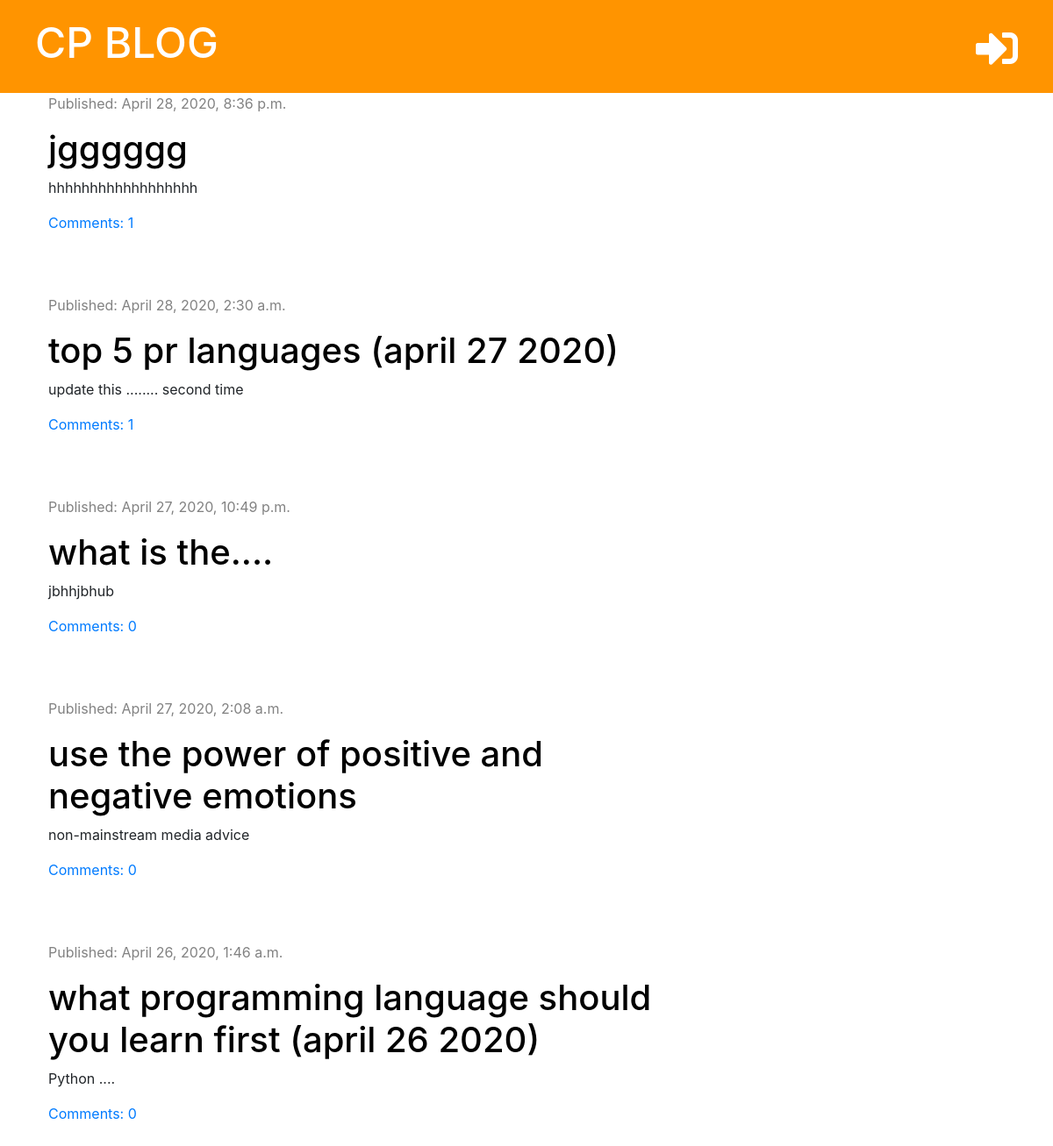
The page / on the database its author committed.
### blog/models.py (models this page shows, shortened)
class Post(models.Model):
    author = models.ForeignKey('auth.User', on_delete=models.CASCADE)
    title = models.CharField(max_length=200)
    text = models.TextField()
    created_date = models.DateTimeField(default=timezone.now)
    published_date = models.DateTimeField(blank=True, null=True)
    def approved_comments(self):
        return self.comments.filter(approved=True)

### blog/views.py (the view)
# urls.py: path('', views.post_list, name='post_list'),
def post_list(request):
    posts = Post.objects.filter(published_date__lte=timezone.now()).order_by('-published_date')
    stuff_for_frontend = {'posts': posts}
    return render(request, 'blog/post_list.html', stuff_for_frontend)

### blog/templates/blog/post_list.html (shortened to what this page needs)
{% extends 'blog/base.html' %}
{% block content %}
    {% for post in posts %}
        <div class="post">
            <div class="date">
                <p>Published: {{ post.published_date }}</p>
            </div>
            <h1><a href="{% url 'post_detail' pk=post.pk %}">{{ post.title }}</a></h1>
            <p>{{ post.text | truncatechars:50|linebreaksbr }}</p>
            <a href="{% url 'post_detail' pk=post.pk %}">Comments: {{ post.approved_comments.count }}</a>
        </div>
    {% endfor %}
{% endblock %}

### blog/static/css/blog.css (style rules this page uses)
.date { color: #828282; }
.post { margin-bottom: 70px; }
.post h1 a { color: #000000; }

### rows shown on the page
Post: published_date "April 28, 2020, 8:36 p.m.", title "jgggggg", text "hhhhhhhhhhhhhhhhhh", approved_comments.count "1"
Post: published_date "April 28, 2020, 2:30 a.m.", title "top 5 pr languages (april 27 2020)", text "update this ........ second time", approved_comments.count "1"
Post: published_date "April 27, 2020, 10:49 p.m.", title "what is the....", text "jbhhjbhub", approved_comments.count "0"
Post: published_date "April 27, 2020, 2:08 a.m.", title "use the power of positive and negative emotions", text "non-mainstream media advice", approved_comments.count "0"
Post: published_date "April 26, 2020, 1:46 a.m.", title "what programming language should you learn first (april 26 2020)", text "Python ....", approved_comments.count "0"
